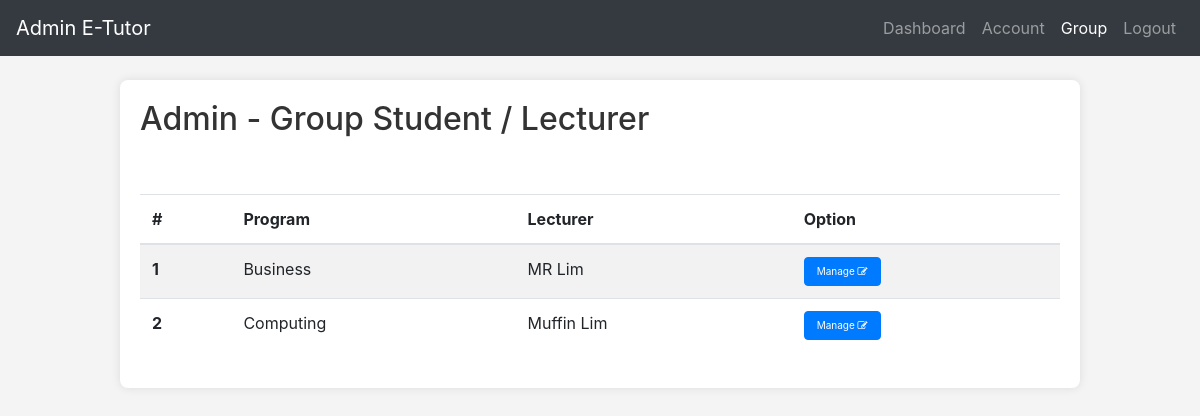
The page /Content/admin_group.php on the database as committed earlier.
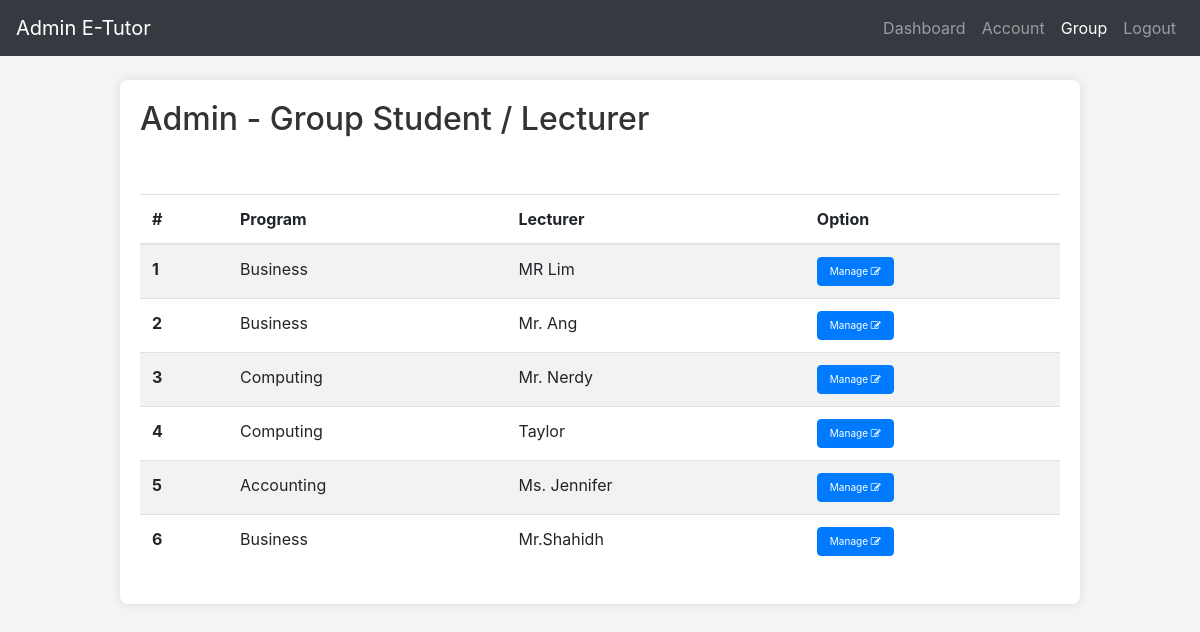
The same page on the database as committed later.
### tables this page shows
CREATE TABLE `lecturer` (
  `Lecturer_Id` int(11) NOT NULL,
  `Program_Id` int(11) NOT NULL,
  `Lecturer_Login_Id` varchar(255) NOT NULL,
  `Lecturer_Password` varchar(255) NOT NULL,
  `Lecturer_Name` varchar(255) NOT NULL,
  `Email` varchar(255) NOT NULL
);

CREATE TABLE `program` (
  `Program_Id` int(11) NOT NULL,
  `Program_name` varchar(255) NOT NULL
);

### Content/admin_group.php (the view, shortened to what this page needs)
<?php
  include('../Header/head.php');
  include('../DatabaseConnection.php');
?>
<body>
<div class="admin-container mt-4">
<h2>Admin - Group Student / Lecturer</h2>
<table class="table table-striped">
  <thead>
<br><br>
  <tr>
      <th scope="col">#</th>
      <th scope="col">Program</th>
      <th scope="col">Lecturer</th>
      <th scope="col">Option</th>
    </tr>
  </thead>
  <tbody>
    <tr>
        <?php
         $count=0;
        $sql="SELECT * FROM lecturer JOIN program WHERE lecturer.Program_Id=program.Program_Id";
        $result=mysqli_query($conn,$sql);
        if (mysqli_num_rows($result) > 0) {
            while ($row = mysqli_fetch_assoc($result)) {
                $count++;
        ?>
      <th scope="row"><?php echo $count;?></th>
      <td><?php echo $row['Program_name'];?></td>
      <td><?php echo $row['Lecturer_Name'];?></td>
      <td><a   class="btn btn-primary" style="font-size:10px" href="admin_edit_group.php?lecturer_id=<?php echo $row['Lecturer_Id'];?>
                   &lecturer_name=<?php echo $row['Lecturer_Name'];?>
                   &program_id=<?php echo $row['Program_Id']; ?>
                   &program_name=<?php echo $row['Program_name'];?>" style="font-size:15px">Manage <i class="fa fa-pencil-square-o"></i></a>
                  </td>
      </tr>
  <?php
     }
    } else {
        echo "No rows found";
    }
   ?>
      </tbody>
</table>
</div>
</body>
</html>

Rows that differ between the two databases and show on the page:
removed lecturer: Program_Id.Program_name "Computing", Lecturer_Name "Muffin Lim"
added lecturer: Program_Id.Program_name "Business", Lecturer_Name "Mr. Ang"
added lecturer: Program_Id.Program_name "Computing", Lecturer_Name "Mr. Nerdy"
added lecturer: Program_Id.Program_name "Computing", Lecturer_Name "Taylor"
added lecturer: Program_Id.Program_name "Accounting", Lecturer_Name "Ms. Jennifer"
added lecturer: Program_Id.Program_name "Business", Lecturer_Name "Mr.Shahidh"
